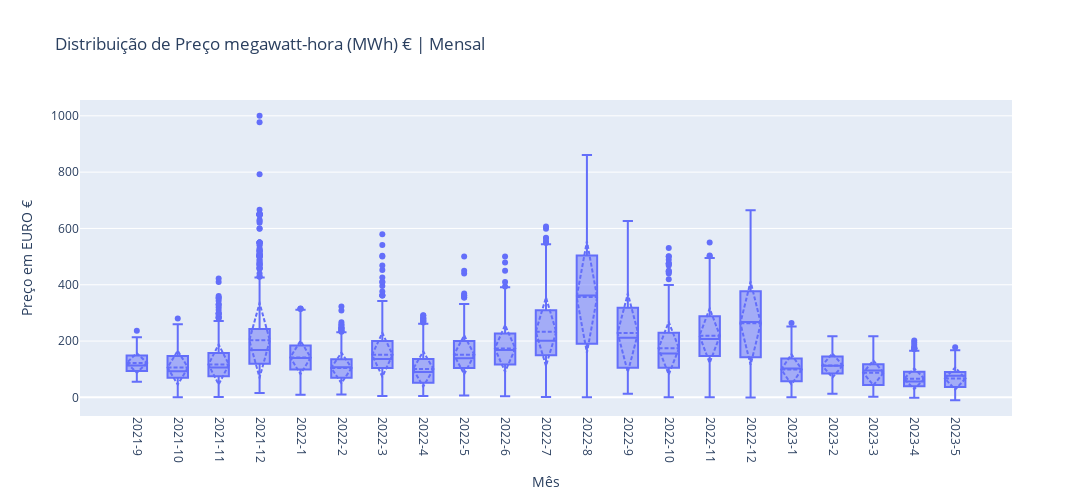

The cell this chart's notebook holds for it:
### Code cell
dados_filtrados = base_eletricidade.loc[base_eletricidade['euros_per_mwh'] < 4000]

# Criar figura
Figura2 = go.Figure()

# Adicionar um boxplot para cada mês (assumindo que 'data_boxplot' contém a categoria mensal)
for categoria in dados_filtrados['data_boxplot'].unique():

    Figura2.add_trace(go.Box(
        y=dados_filtrados[dados_filtrados['data_boxplot'] == categoria]['euros_per_mwh'],
        name=categoria,
        boxmean='sd',  # Para mostrar a média e desvio padrão no boxplot
        width=0.5,
        marker_color='#636efa'
    ))

# Títulos e labels
Figura2.update_layout(
    title='Distribuição de Preço megawatt-hora (MWh) € | Mensal',
    xaxis_title='Mês',
    yaxis_title='Preço em EURO €',
    xaxis={'type': 'category'},  # Para garantir que os meses sejam categóricos
    height=500,
    width=1200,
    showlegend=False
)

# Rotacionar os rótulos do eixo x
Figura2.update_xaxes(tickangle=90)

### Figure 1 — Plotly figure (JSON) as saved in the notebook; plotly's stock layout.template omitted (floating-point values rounded to 4 significant figures; data arrays with more than 128 entries replaced by an {"elided": "..."} marker saying what was removed)
{"data": [{"boxmean": "sd", "marker": {"color": "#636efa"}, "name": "2021-9", "type": "box", "width": 0.5, "y": {"elided": "720 float values"}}, {"boxmean": "sd", "marker": {"color": "#636efa"}, "name": "2021-10", "type": "box", "width": 0.5, "y": {"elided": "744 float values"}}, {"boxmean": "sd", "marker": {"color": "#636efa"}, "name": "2021-11", "type": "box", "width": 0.5, "y": {"elided": "720 float values"}}, {"boxmean": "sd", "marker": {"color": "#636efa"}, "name": "2021-12", "type": "box", "width": 0.5, "y": {"elided": "744 float values"}}, {"boxmean": "sd", "marker": {"color": "#636efa"}, "name": "2022-1", "type": "box", "width": 0.5, "y": {"elided": "744 float values"}}, {"boxmean": "sd", "marker": {"color": "#636efa"}, "name": "2022-2", "type": "box", "width": 0.5, "y": {"elided": "672 float values"}}, {"boxmean": "sd", "marker": {"color": "#636efa"}, "name": "2022-3", "type": "box", "width": 0.5, "y": {"elided": "743 float values"}}, {"boxmean": "sd", "marker": {"color": "#636efa"}, "name": "2022-4", "type": "box", "width": 0.5, "y": {"elided": "720 float values"}}, {"boxmean": "sd", "marker": {"color": "#636efa"}, "name": "2022-5", "type": "box", "width": 0.5, "y": {"elided": "744 float values"}}, {"boxmean": "sd", "marker": {"color": "#636efa"}, "name": "2022-6", "type": "box", "width": 0.5, "y": {"elided": "720 float values"}}, {"boxmean": "sd", "marker": {"color": "#636efa"}, "name": "2022-7", "type": "box", "width": 0.5, "y": {"elided": "744 float values"}}, {"boxmean": "sd", "marker": {"color": "#636efa"}, "name": "2022-8", "type": "box", "width": 0.5, "y": {"elided": "743 float values"}}, {"boxmean": "sd", "marker": {"color": "#636efa"}, "name": "2022-9", "type": "box", "width": 0.5, "y": {"elided": "720 float values"}}, {"boxmean": "sd", "marker": {"color": "#636efa"}, "name": "2022-10", "type": "box", "width": 0.5, "y": {"elided": "744 float values"}}, {"boxmean": "sd", "marker": {"color": "#636efa"}, "name": "2022-11", "type": "box", "width": 0.5, "y": {"elided": "720 float values"}}, {"boxmean": "sd", "marker": {"color": "#636efa"}, "name": "2022-12", "type": "box", "width": 0.5, "y": {"elided": "744 float values"}}, {"boxmean": "sd", "marker": {"color": "#636efa"}, "name": "2023-1", "type": "box", "width": 0.5, "y": {"elided": "744 float values"}}, {"boxmean": "sd", "marker": {"color": "#636efa"}, "name": "2023-2", "type": "box", "width": 0.5, "y": {"elided": "672 float values"}}, {"boxmean": "sd", "marker": {"color": "#636efa"}, "name": "2023-3", "type": "box", "width": 0.5, "y": {"elided": "743 float values"}}, {"boxmean": "sd", "marker": {"color": "#636efa"}, "name": "2023-4", "type": "box", "width": 0.5, "y": {"elided": "720 float values"}}, {"boxmean": "sd", "marker": {"color": "#636efa"}, "name": "2023-5", "type": "box", "width": 0.5, "y": {"elided": "720 float values"}}], "layout": {"height": 500, "showlegend": false, "title": {"text": "Distribuição de Preço megawatt-hora (MWh) € | Mensal"}, "width": 1200, "xaxis": {"tickangle": 90, "title": {"text": "Mês"}, "type": "category"}, "yaxis": {"title": {"text": "Preço em EURO €"}}}}
